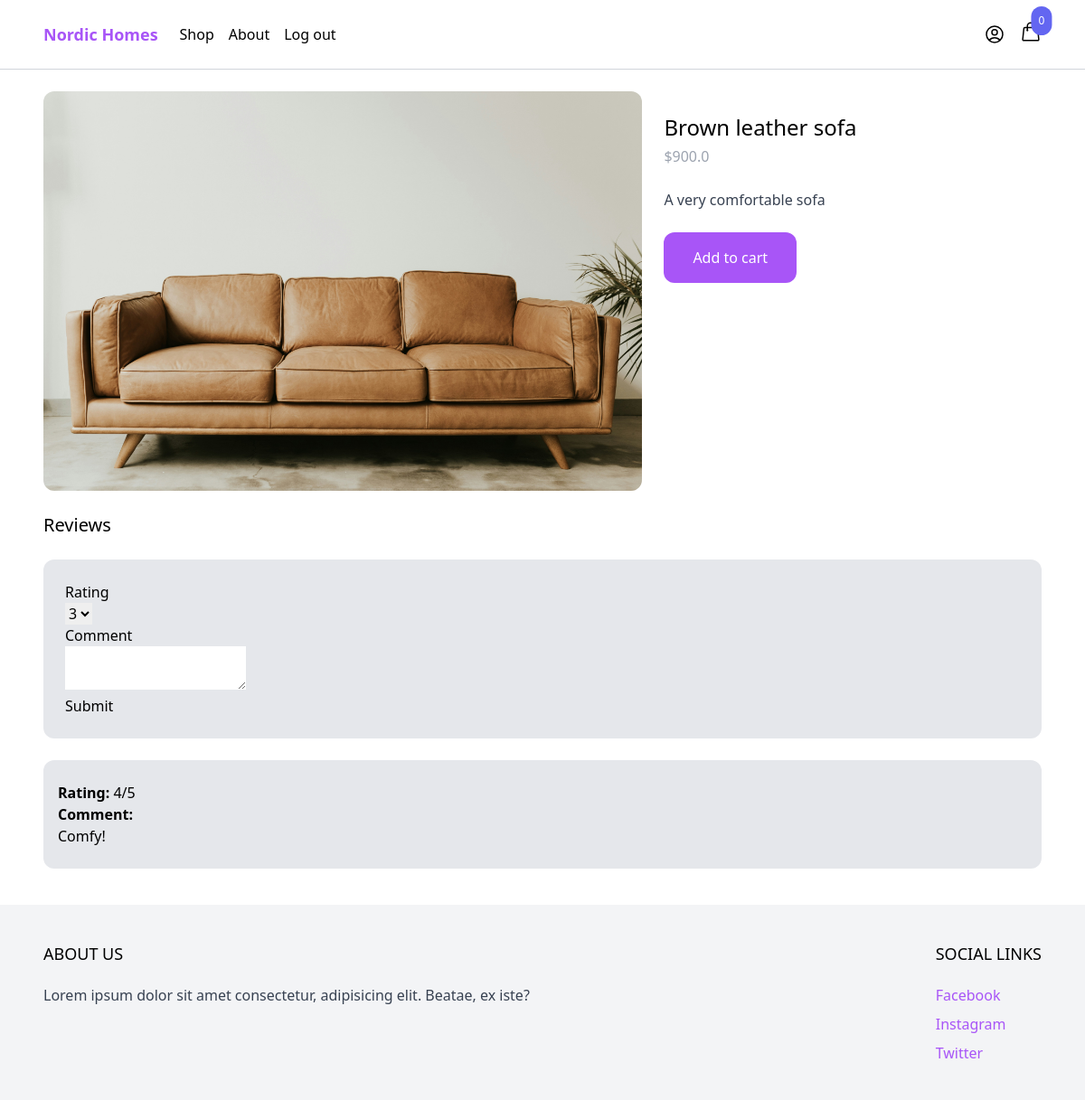
Screenshot of /shop/brown-leather-sofa/ (signed in) with the database file from the repository.
### product/models.py (models this page shows, shortened)
class Product(models.Model):
    category = models.ForeignKey(Category, related_name='products', on_delete=models.CASCADE)
    name = models.CharField(max_length=255)
    slug = models.SlugField()
    description = models.TextField(blank=True, null=True)
    price = models.IntegerField()
    created_at = models.DateTimeField(auto_now_add=True)
    image = models.ImageField(upload_to='uploads/', blank=True, null=True)
    thumbnail = models.ImageField(upload_to='uploads/', blank=True, null=True)
    class Meta:
        ordering = ('-created_at',)
    def get_display_price(self):
        return self.price / 100

class Review(models.Model):
    product = models.ForeignKey(Product, related_name='reviews', on_delete=models.CASCADE)
    rating = models.IntegerField(default=3)
    content = models.TextField()
    created_by = models.ForeignKey(User, related_name='reviews', on_delete=models.CASCADE)
    created_at = models.DateTimeField(auto_now_add=True)

### product/views.py (the view, shortened to what this page needs)
# urls.py: path('', include('product.urls')),
def product(request, slug):
    product = get_object_or_404(Product, slug=slug)
    return render(request, 'product/product.html', {'product':product})

### cart/cart.py (called while the page is built)
    def __len__(self):
        return sum(item['quantity'] for item in self.cart.values())

### cart/context_processors.py (called while the page is built)
def cart(request):
    return {'cart': Cart(request)}

### product/templates/product/product.html (shortened to what this page needs)
{% extends 'core/base.html' %}
{% load static %}
{% block content %}
  <div class="max-w-6xl mx-auto flex flex-wrap py-6 px-6 xl:px-0">
    <div class="images w-full mb-6 lg:mb-0 lg:w-3/5">
      <img
        src="{% if product.image %}{{ product.image.url }}{% else %}'https://via.placeholder.com/240x240.jpg'{% endif %}"
        alt="{{ product.name }}" class="rounded-xl"
      />
    </div>
    <div class="information w-full lg:w-2/5 lg:p-6">
      <h1 class="text-2xl">{{ product.name }}</h1>
      <p class="mt-1 text-gray-400">${{ product.get_display_price }}</p>
      {% if product.description %}
      <p class="mt-6 text-gray-700">{{ product.description }}</p>
      {% endif %}
      <a
        href="#"
        class="mt-6 inline-block px-8 py-4 rounded-xl bg-purple-500 text-white hover:bg-purple-700 transition duration-500 ease-in-out"
        hx-get="{% url 'cart:add_to_cart' product.id %}"
        hx-target="#menu-cart-button"
        hx-swap="outerHTML"
        >
        Add to cart
      </a>
    </div>
    <div class="w-full mt-6">
      <h1 class="text-xl">Reviews</h1>
      {% if request.user.is_authenticated %}
        <form method="post" action="." class="mt-6 mb-6 p-6 bg-gray-200 rounded-xl">
          <div class="">
            <label for="">Rating</label><br>
            <select name="rating">
              <option value="3" selected>3</option>
            </select>
          </div>
          <div class="">
            <label>Comment</label><br>
            <textarea name="content"></textarea>
          </div>
          <div class="">
            <button>Submit</button>
          </div>
        </form>
      {% endif %}
      {% for review in product.reviews.all %}
        <div class="px-4 py-6 bg-gray-200 rounded-xl mb-4">
          <strong>Rating: </strong> {{ review.rating }}/5<br>
          <strong>Comment: </strong><br>
            {{ review.content }}
        </div>
      {% endfor %}
    </div>
  </div>
{% endblock %}

### rows the page displays
Product: image (picture), name "Brown leather sofa", get_display_price "900.0", description "A very comfortable sofa"
Review: rating "4", content "Comfy!"

### other values shown
{{ cart|length }} "0"
